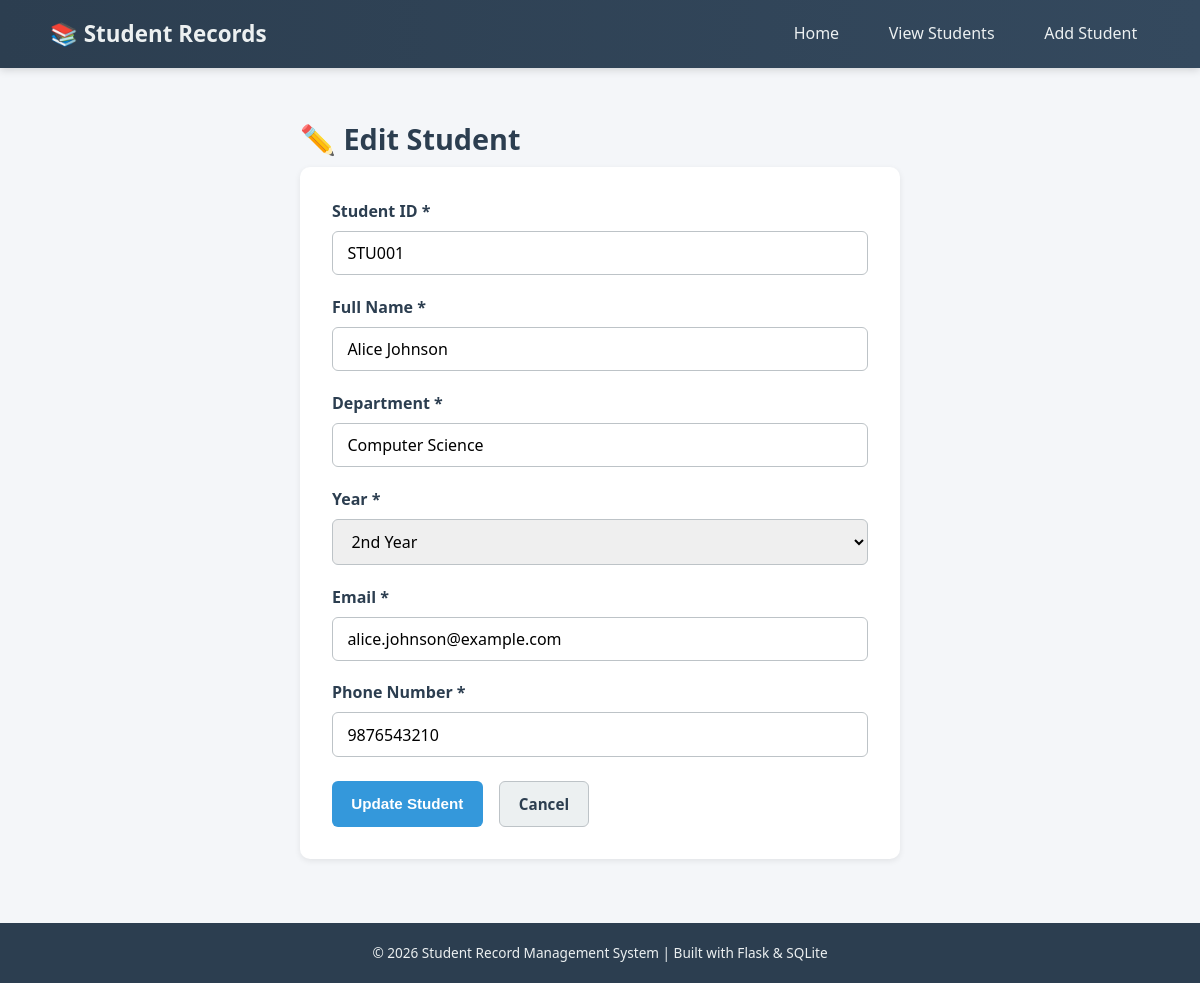
Screenshot of /edit/1 with the database file from the repository.
### tables this page shows
CREATE TABLE students (
            id INTEGER PRIMARY KEY AUTOINCREMENT,
            student_id TEXT NOT NULL UNIQUE,
            full_name TEXT NOT NULL,
            department TEXT NOT NULL,
            year TEXT NOT NULL,
            email TEXT NOT NULL,
            phone TEXT NOT NULL
        );

### app.py (the view, shortened to what this page needs)
@app.route("/edit/<int:id>", methods=["GET", "POST"])
def edit_student(id):
    db = get_db()
    student = db.execute("SELECT * FROM students WHERE id = ?", (id,)).fetchone()
    if student is None:
        flash("Student not found.", "error")
        return redirect(url_for("students"))
    return render_template("edit_student.html", student=student, id=id)

### app.py (called while the page is built)
def get_db():
    if "db" not in g:
        g.db = sqlite3.connect(DATABASE)
        g.db.row_factory = sqlite3.Row  # allows accessing columns by name
    return g.db

### templates/edit_student.html (shortened to what this page needs)
{% extends "base.html" %}
{% block content %}
<div class="form-page">
    <h1 class="page-title">✏️ Edit Student</h1>
    <form action="{{ url_for('edit_student', id=id) }}" method="POST" class="student-form" onsubmit="return validateForm();">
        <div class="form-group">
            <label for="student_id">Student ID *</label>
            <input type="text" id="student_id" name="student_id" value="{{ student['student_id'] }}" required>
        </div>
        <div class="form-group">
            <label for="full_name">Full Name *</label>
            <input type="text" id="full_name" name="full_name" value="{{ student['full_name'] }}" required>
        </div>
        <div class="form-group">
            <label for="department">Department *</label>
            <input type="text" id="department" name="department" value="{{ student['department'] }}" required>
        </div>
        <div class="form-group">
            <label for="year">Year *</label>
            <select id="year" name="year" required>
                <option value="2nd Year" {% if student['year'] == '2nd Year' %}selected{% endif %}>2nd Year</option>
            </select>
        </div>
        <div class="form-group">
            <label for="email">Email *</label>
            <input type="email" id="email" name="email" value="{{ student['email'] }}" required>
        </div>
        <div class="form-group">
            <label for="phone">Phone Number *</label>
            <input type="text" id="phone" name="phone" value="{{ student['phone'] }}" required>
        </div>
        <div class="form-actions">
            <button type="submit" class="btn btn-primary">Update Student</button>
            <a href="{{ url_for('students') }}" class="btn btn-secondary">Cancel</a>
        </div>
    </form>
</div>
{% endblock %}

### static/css/style.css (style rules this page uses)
* { margin: 0; padding: 0; box-sizing: border-box; }
body { font-family: 'Segoe UI', Tahoma, Geneva, Verdana, sans-serif; background-color: #f4f6f9; color: #2c3e50; line-height: 1.6; min-height: 100vh; display: flex; flex-direction: column; }
.page-title { font-size: 1.8rem; margin-bottom: 0.3rem; color: #2c3e50; }
.btn { display: inline-block; padding: 0.6rem 1.2rem; border-radius: 6px; text-decoration: none; font-weight: 600; font-size: 0.95rem; border: none; cursor: pointer; transition: background 0.2s ease, transform 0.1s ease; }
.btn-primary { background-color: #3498db; color: #ffffff; }
.btn-secondary { background-color: #ecf0f1; color: #2c3e50; border: 1px solid #bdc3c7; }
.form-page { max-width: 600px; margin: 0 auto; }
.student-form { background: #ffffff; padding: 2rem; border-radius: 10px; box-shadow: 0 2px 6px rgba(0, 0, 0, 0.08); }
.form-group { margin-bottom: 1.2rem; }
.form-group label { display: block; margin-bottom: 0.4rem; font-weight: 600; color: #2c3e50; }
.form-group input, .form-group select { width: 100%; padding: 0.65rem 0.9rem; border: 1px solid #bdc3c7; border-radius: 6px; font-size: 1rem; font-family: inherit; }
.form-actions { display: flex; gap: 1rem; margin-top: 1.5rem; }

### rows the page displays
students: student_id "STU001", full_name "Alice Johnson", department "Computer Science", year "2nd Year", email "alice.johnson@example.com", phone "9876543210"
